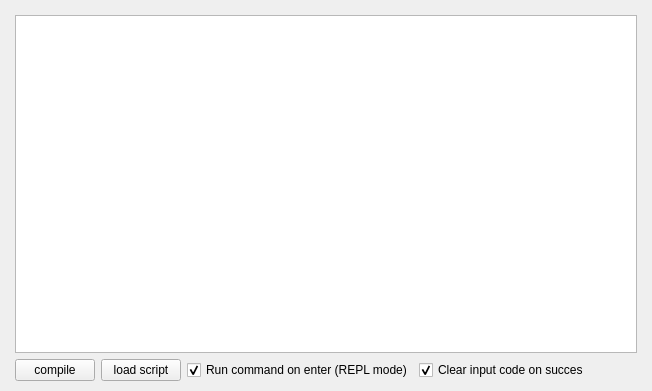
<?xml version="1.0" encoding="UTF-8"?>
<ui version="4.0">
 <class>tab_python</class>
 <widget class="QWidget" name="tab_python">
  <property name="geometry">
   <rect>
    <x>0</x>
    <y>0</y>
    <width>652</width>
    <height>391</height>
   </rect>
  </property>
  <property name="windowTitle">
   <string>Form</string>
  </property>
  <layout class="QVBoxLayout" name="verticalLayout">
   <property name="leftMargin">
    <number>15</number>
   </property>
   <property name="topMargin">
    <number>15</number>
   </property>
   <property name="rightMargin">
    <number>15</number>
   </property>
   <property name="bottomMargin">
    <number>10</number>
   </property>
   <item>
    <widget class="QTextEdit" name="txt_python_out">
     <property name="whatsThis">
      <string>Python output from interactive sessions will be displayed in this field.</string>
     </property>
     <property name="readOnly">
      <bool>true</bool>
     </property>
    </widget>
   </item>
   <item>
    <layout class="QHBoxLayout" name="horizontalLayout_7">
     <item>
      <widget class="QPushButton" name="bt_python_run">
       <property name="sizePolicy">
        <sizepolicy hsizetype="Fixed" vsizetype="Fixed">
         <horstretch>0</horstretch>
         <verstretch>0</verstretch>
        </sizepolicy>
       </property>
       <property name="toolTip">
        <string>Compile/run input code</string>
       </property>
       <property name="whatsThis">
        <string>Compile input code. Used to enter definitions/code which span several lines (uncheck the REPL mode checkbox). </string>
       </property>
       <property name="text">
        <string>compile</string>
       </property>
      </widget>
     </item>
     <item>
      <widget class="QPushButton" name="bt_python_load">
       <property name="whatsThis">
        <string>Load a script for editing.</string>
       </property>
       <property name="text">
        <string>load script</string>
       </property>
      </widget>
     </item>
     <item>
      <widget class="QCheckBox" name="chb_python_process_enter">
       <property name="toolTip">
        <string>REPL mode on/off</string>
       </property>
       <property name="whatsThis">
        <string>Check this box if you want to run in an interactive mode with instant response to each command. </string>
       </property>
       <property name="text">
        <string>Run command on enter (REPL mode)</string>
       </property>
       <property name="checked">
        <bool>true</bool>
       </property>
      </widget>
     </item>
     <item>
      <widget class="QCheckBox" name="chb_python_clear">
       <property name="whatsThis">
        <string>Clear input code if it did not result in a error. Useful in interactive (REPL) mode. A command history is maintained and available by using up/down arrows.</string>
       </property>
       <property name="text">
        <string>Clear input code on succes</string>
       </property>
       <property name="checked">
        <bool>true</bool>
       </property>
      </widget>
     </item>
     <item>
      <spacer name="horizontalSpacer_5">
       <property name="orientation">
        <enum>Qt::Horizontal</enum>
       </property>
       <property name="sizeHint" stdset="0">
        <size>
         <width>40</width>
         <height>20</height>
        </size>
       </property>
      </spacer>
     </item>
    </layout>
   </item>
  </layout>
 </widget>
 <resources/>
 <connections>
  <connection>
   <sender>chb_python_process_enter</sender>
   <signal>toggled(bool)</signal>
   <receiver>chb_python_clear</receiver>
   <slot>setChecked(bool)</slot>
   <hints>
    <hint type="sourcelabel">
     <x>276</x>
     <y>368</y>
    </hint>
    <hint type="destinationlabel">
     <x>457</x>
     <y>368</y>
    </hint>
   </hints>
  </connection>
 </connections>
</ui>
